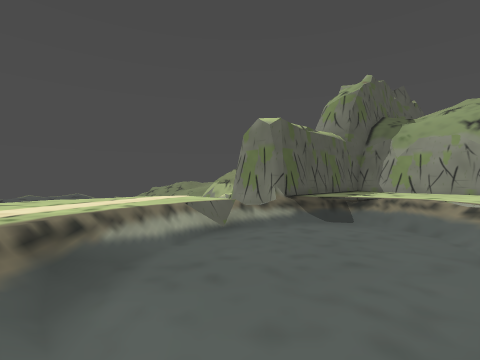
view 1 (above)

17 first-person views from a walk through a level from a Godot 3-D game. The camera is 1.5 m above the floor, looks level and sees 85° across. The floor is counted in squares, 2 m on a side. Each view is taken from the middle of a square. On the plan, view 1 faces up. The plan holds only what a view shows up to about 9 squares ahead; the rest is blank. The place goes on beyond the plan.

view 2
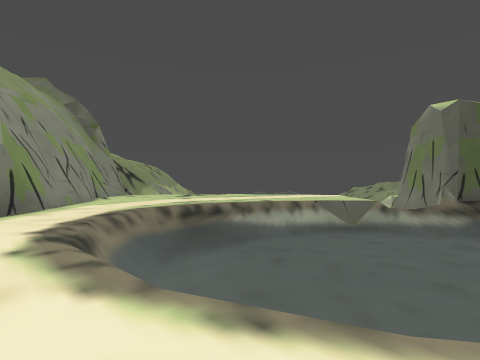

view 3
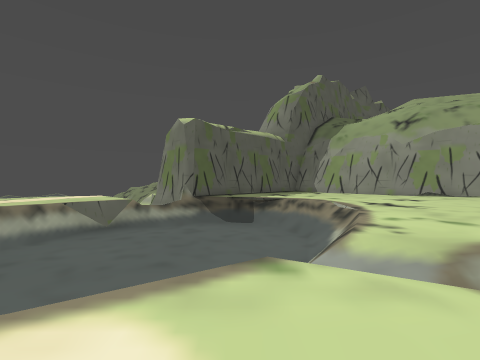

view 4
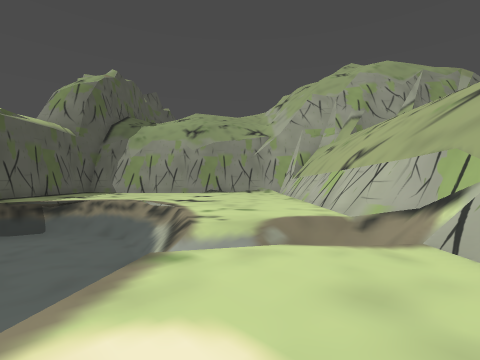

view 5
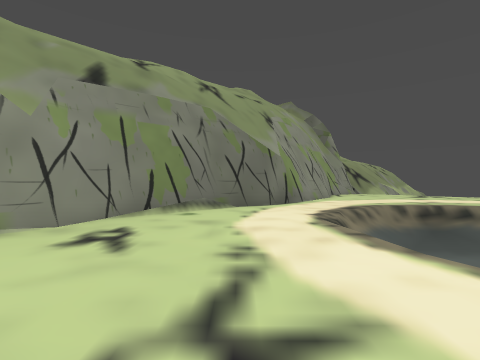

view 6
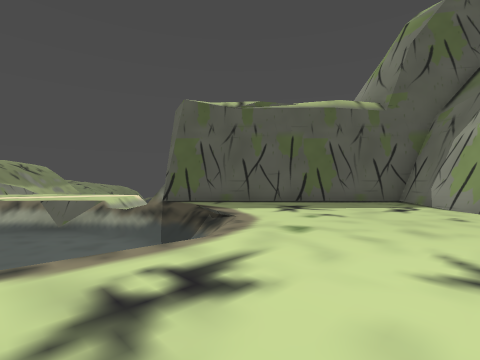

view 7
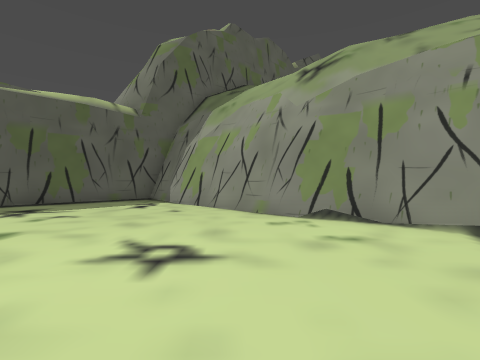

view 8
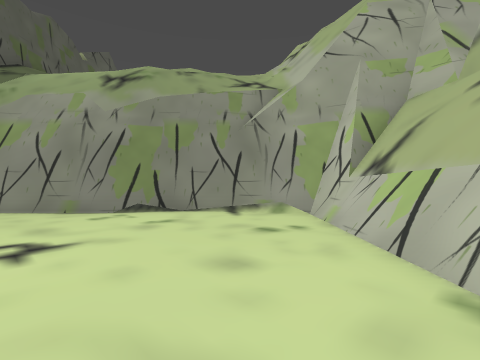

view 9
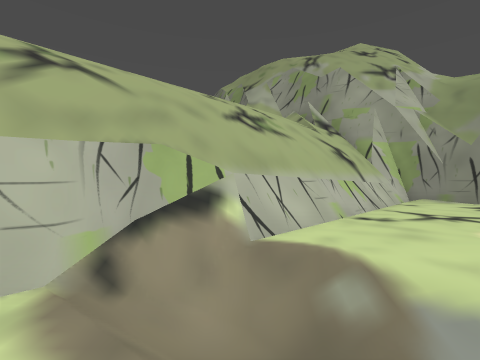

view 10
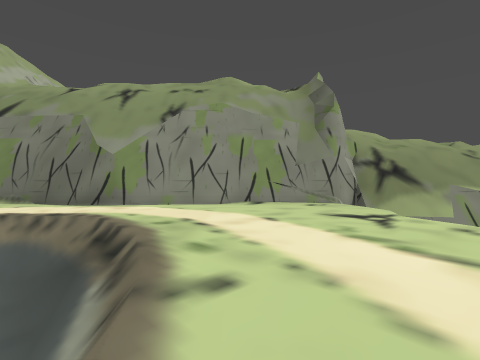

view 11
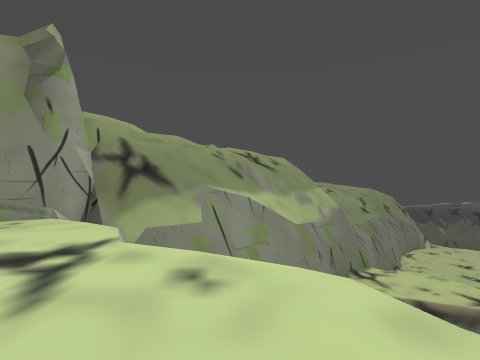

view 12
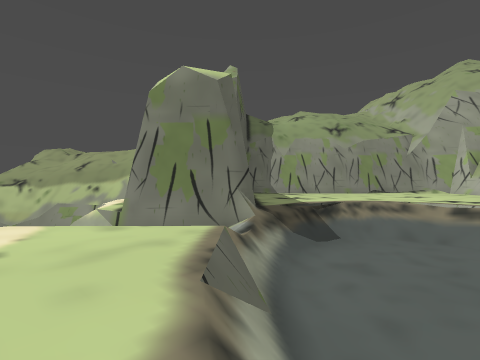

view 13
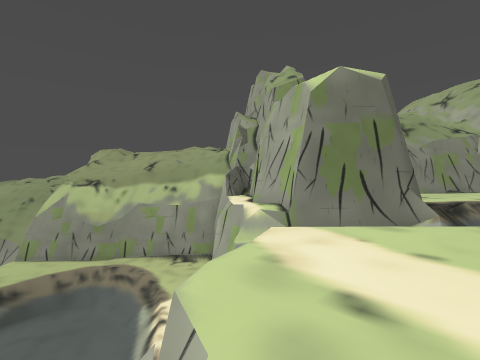

view 14
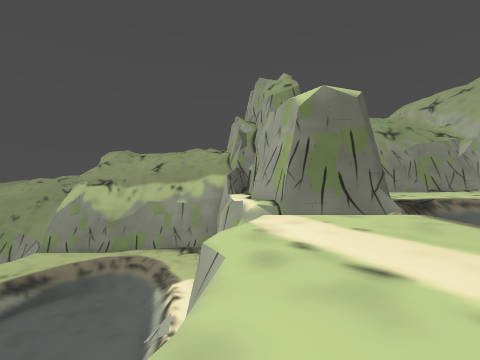

view 15
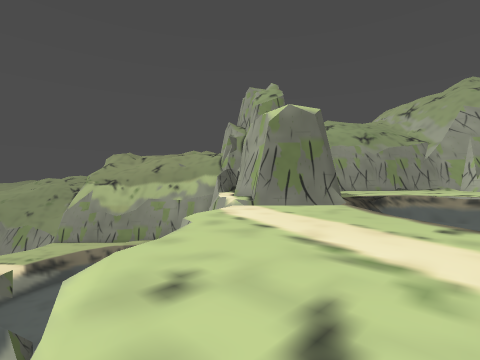

view 16
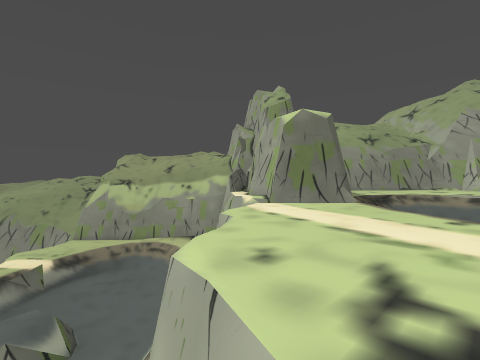

view 17
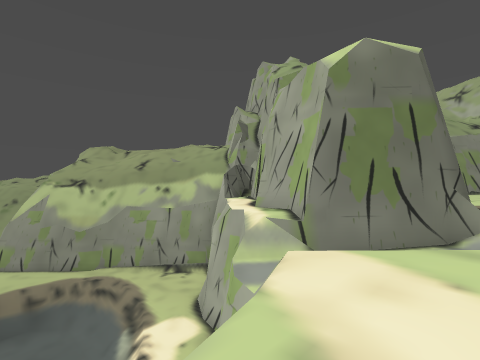

### Floor plan
Key: @ floor where view 1 was taken; # wall or solid block; . main floor; - floor 1 m lower than the main floor; _ floor 2 m lower than the main floor; / step, stairs or slope; = window, fence, low wall or low ledge; ^ raised ledge; v drop or lower ground.
Columns run from 12 left of view 1 to 16 right of it. Each row starts with its distance up from view 1.
 19     vvvvvvvvv
 18      vvvvvvvv
 17    vvvvvvvvv##    ####
 16 v  vvvvvvvvv^#   ##//##
 15 v  vvvvvvv ^^   ##/../##
 14      vvv  v##  ##/..../##
 13       v  v #####/....../##
 12       vvv.===##//......./##
 11       v....=-##////.......##
 10 v   vv......==__///........##
  9 v   v......=/_____//......./#
  8 =v  v.....==______//....../##
  7 #^ .......=_______//...../##
  6 #^v......=#_______=/..../##
  5 ###....../_______/=..../
  4   ##...../______///.../#
  3    ##....//____/=/////##
  2     ###..////  =.////##
  1       ##..//==/...///#
  0        ##...@...../###
 -1         #......../##
 -2         ##....../##
 -3          ##..../##
 -4           ###./##
 -5             ####

Positions as (right, up) in squares from view 1, and headings:
1: (0, 0), facing up
2: (3, 0), facing up-left
3: (4, 0), facing up
4: (3, 0), facing up-right
5: (4, -1), facing left
6: (10, 7), facing up-left
7: (11, 7), facing up
8: (10, 6), facing up-right
9: (7, 4), facing down
10: (-2, 9), facing down-left
11: (-5, 9), facing left
12: (-3, 7), facing up-right
13: (-6, 10), facing up-right
14: (-7, 9), facing up-right
15: (-8, 7), facing up-right
16: (-9, 7), facing up-right
17: (-5, 11), facing up-right
